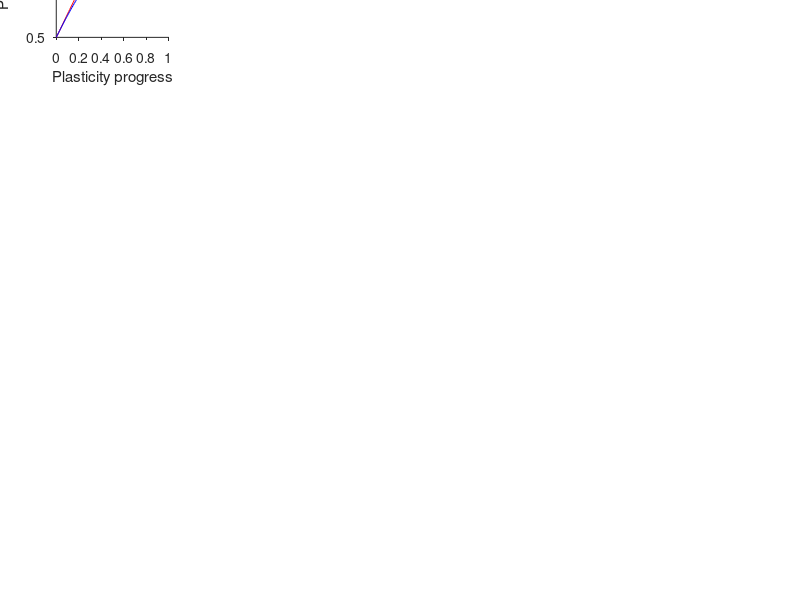

This chart was generated by the following MATLAB code: (Note: this script raises an error after producing the figure.)
% For equal starting points: depression goes from 1 to z; potentiation goes from 1 to 2-z. 
% For equal dynamic ranges: depression goes from 1 to z; potentiation goes from z to 1. 
z = 0; 
sValues = 0:0.01:1; % s is the "plasticity fraction"
ta = 0.0215;
tm = 0.171;
a = 0.06; % 0.2 cells respond to A, 0.06 unique to A, 0.14 also respond to B. Also 0.06 are unique to B.
c = 0.14;
b = 0.06;

[AvoidD, ApproachD, AvoidP, ApproachP] = deal(zeros(length(sValues),3,2)); % s, single/discr/generalization, sameStart vs sameDynamicRange

startForPot = [1, z];
for i=1:3
    for j=1:2
        stPot = startForPot(j);
        for si=1:length(sValues)
            s=sValues(si);
            switch i
                case 1 % single odor
                    AvoidD(si,i,j) = a + c;
                    ApproachD(si,i,j) = (1-s*(1-z))*(a+c);
                    AvoidP(si,i,j) = (stPot+s*(1-z))*(a+c);
                    ApproachP(si,i,j) = stPot*(a+c);
                case 2 % A punished, B rewarded: test avoidance of A
                    AvoidD(si,i,j) = a + (1-s*(1-z))*c;
                    ApproachD(si,i,j) = (1-s*(1-z))*(a+c);
                    AvoidP(si,i,j) = (stPot+(1-z)*s)*(a+c);
                    ApproachP(si,i,j) = stPot*a + (stPot+(1-z)*s)*c;
                case 3 % A punished, B neutral: test generalization to B
                    AvoidD(si,i,j) = b + c;
                    ApproachD(si,i,j) = b + (1-s*(1-z))*c;
                    AvoidP(si,i,j) = stPot*b + (stPot+s*(1-z))*c;
                    ApproachP(si,i,j) = stPot*(b+c);
            end
        end
    end
end

Rd = normcdf( (AvoidD-ApproachD)./sqrt( (ta + tm.*AvoidD).^2 + (ta + tm.*ApproachD).^2 ) ) ;
Rp = normcdf( (AvoidP-ApproachP)./sqrt( (ta + tm.*AvoidP).^2 + (ta + tm.*ApproachP).^2 ) ) ;

ylabels = {'P(avoid)', 'P(avoid), Odor A', 'P(avoid), Odor B'};
figure,
for i=1:3
    for j=1:2
        subplot(3,2,j+(i-1)*2)
        hold on
        plot(sValues,Rd(:,i,j),'Color','r');
        plot(sValues,Rp(:,i,j),'Color','b');
        set(gca,'units','centimeters','position',[1+(j-1)*3,1+(4-i)*3,2,2])
        set(gca,'TickLength',[.03 .03],'TickDir','out')
        ylim([0.5 1]);
        yticks([0.5 0.75 1]);
        xlabel('Plasticity progress')
        ylabel(ylabels{i})
        axis square
        fontsize(6,'points')
        box off

    end
end
